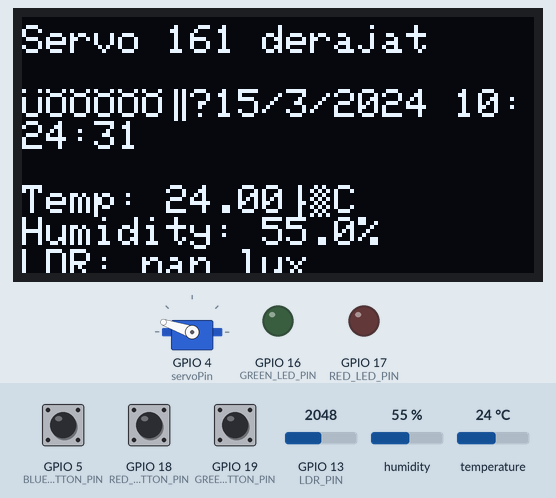
Recording of a program running on a simulated ESP32. Parts: 128×64 one-colour display, servo, output pins drawn as LEDs (lit = HIGH). The inputs (shaded band) are chosen by the test bench; at power-on: GPIO 13 (LDR_PIN) = 2048, GPIO 18 (RED_BUTTON_PIN) HIGH, GPIO 19 (GREEN_BUTTON_PIN) HIGH, GPIO 5 (BLUE_BUTTON_PIN) HIGH, humidity 55 %, temperature 24 °C. The local clock reads 2024-03-15 10:24:30 at power-on unless the program sets it; random numbers use the default seed unless the program sets one.

Above: at 1.2 s.
1.3 s: GPIO 13 (LDR_PIN) set to 1076
4.3 s: GPIO 13 (LDR_PIN) set to 981
At 5.8 s:
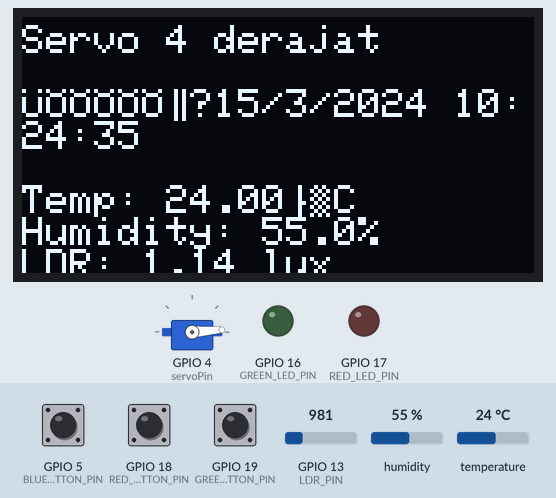
7.3 s: GPIO 13 (LDR_PIN) set to 0
At 8.8 s:
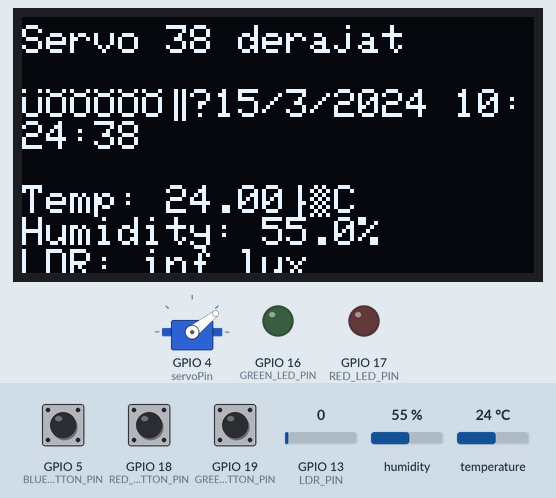
10.3 s: GPIO 18 (RED_BUTTON_PIN) pulled LOW for 3.2 s
At 14.4 s:
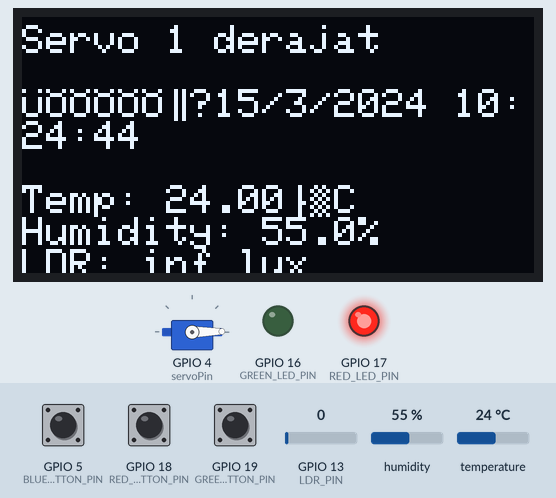
15.0 s: GPIO 19 (GREEN_BUTTON_PIN) pulled LOW for 0.15 s
At 16.8 s:
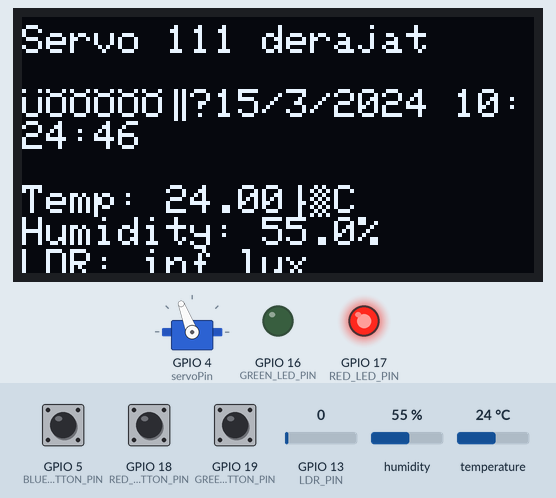
18.1 s: GPIO 18 (RED_BUTTON_PIN) pulled LOW for 1 s
At 19.8 s:
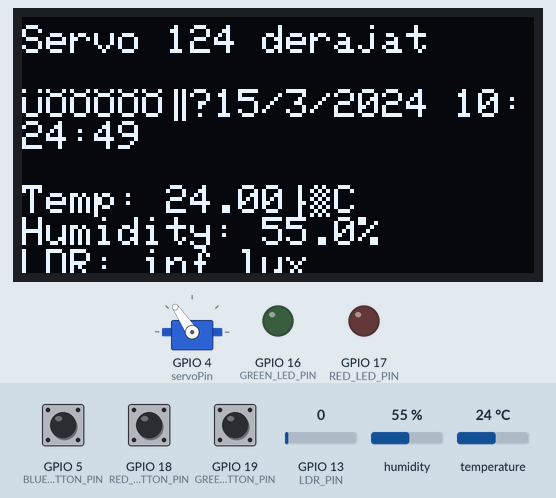
Timing chart, 0 to 25.5 s (numbered marks = the images above; inputs shaded):
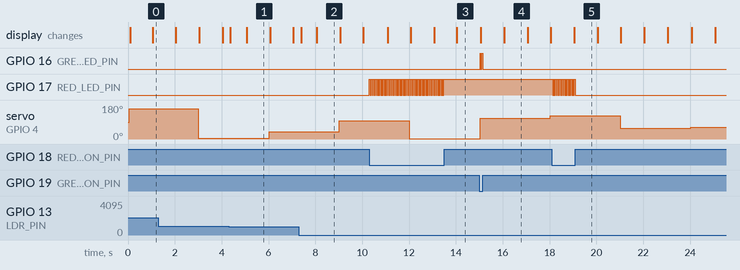

Measured:
- the behaviour switches between 1025 and 1024 on GPIO 13 (LDR_PIN) (found by bisection; images 0 and 1)
- after the input at 10.3 s, GPIO 17 (RED_LED_PIN): alternates HIGH for 0.04 s and LOW for 0.04 s, 87 changes in all, then stays HIGH, starting at once
- after the input at 15.0 s, GPIO 16 (GREEN_LED_PIN): alternates HIGH for 0.04 s and LOW for 0.04 s, 4 changes in all, then stays LOW, starting at once
- after the input at 18.1 s, GPIO 17 (RED_LED_PIN): alternates HIGH for 0.04 s and LOW for 0.04 s, 27 changes in all, then stays LOW, starting at once
- what the display in image 1 shows lasts 1.0 s, from 5.1 s to 6.1 s

The program:

main.cpp
```cpp
#include <Adafruit_GFX.h>
#include <Adafruit_SSD1306.h>
#include <DHTesp.h>
#include <ESP32Servo.h>
#include <RTClib.h>
#include <Wire.h>

int countdown;
int i = 0;
int degree;

/* OLED Display */
#define SCREEN_WIDTH 128                                        // OLED width,  in pixels
#define SCREEN_HEIGHT 64                                        // 0OLED height, in pixels
Adafruit_SSD1306 oled(SCREEN_WIDTH, SCREEN_HEIGHT, &Wire, -1);  // create an OLED display object connected to I2C

/* Servo */
const int servoPin = 4;  // Servo Pin
Servo servo;             // Servo Object
int pos = 0;             // Servo Position

/* Push Button */
#define GREEN_BUTTON_PIN 19
#define RED_BUTTON_PIN 18
#define BLUE_BUTTON_PIN 5

int green_button_state;
int red_button_state;
int blue_button_state;

/* LED */
#define GREEN_LED_PIN 16
#define RED_LED_PIN 17

int green_led_state = LOW;
int red_led_state = LOW;

/* RTC Clock */
RTC_DS1307 rtc;
char namaHari[7][12] = {"Minggu", "Senin", "Selasa", "Rabu", "Kamis", "Jumat", "Sabtu"};

/* DHT Input (Suhu-Humidity) */
const int DHT_PIN = 15;
DHTesp dhtSensor;

/* LDR Input (Kecerahan) */
#define LDR_PIN 13
const float GAMMA = 0.7;
const float RL10 = 50;

void setup() {
    Serial.begin(9600);  // Serial Monitor

    /* Setup OLED */
    if (!oled.begin(SSD1306_SWITCHCAPVCC, 0x3C)) {          // initialize OLED display with I2C address 0x3C
        Serial.println(F("failed to start SSD1306 OLED"));  // Handler
    }

    oled.clearDisplay();  // clear display

    oled.setTextSize(1);       // set text size
    oled.setTextColor(WHITE);  // set text color
    oled.setCursor(0, 2);      // set position to display (x,y)
    oled.println("VI-ROSE");   // set text
    oled.display();            // display on OLED

    /* Setup Servo */
    servo.attach(servoPin, 500, 2400);

    /* Setup Button */
    pinMode(GREEN_BUTTON_PIN, INPUT_PULLUP);  // set ESP32 pin to input pull-up mode
    pinMode(RED_BUTTON_PIN, INPUT_PULLUP);    // set ESP32 pin to input pull-up mode
    pinMode(BLUE_BUTTON_PIN, INPUT_PULLUP);   // set ESP32 pin to input pull-up mode

    green_button_state = digitalRead(GREEN_BUTTON_PIN);
    red_button_state = digitalRead(RED_BUTTON_PIN);
    blue_button_state = digitalRead(BLUE_BUTTON_PIN);

    /* Setup LED */
    pinMode(GREEN_LED_PIN, OUTPUT);  // set ESP32 pin to output mode
    pinMode(RED_LED_PIN, OUTPUT);    // set ESP32 pin to output mode

    /* Setup RTC CLock */
    if (!rtc.begin()) {
        Serial.println("RTC TIDAK TERBACA");
    }
    if (!rtc.isrunning()) {
        Serial.println("RTC is NOT running!");
        rtc.adjust(DateTime(F(__DATE__), F(__TIME__)));  // update rtc dari waktu komputer
    }

    /* Setup DHT Sensor */
    dhtSensor.setup(DHT_PIN, DHTesp::DHT22);

    /* Setup LDR */
    pinMode(LDR_PIN, INPUT);
}

void loop() {
    /* Example Loop Servo */
    if (millis() / 3000 == i) {
        degree = random(1, 180);
        servo.write(degree);
        i++;
    }
    String servo = "Servo " + String(degree) + " derajat\n\n";

    /* Example control button */
    green_button_state = digitalRead(GREEN_BUTTON_PIN);  // read new state
    red_button_state = digitalRead(RED_BUTTON_PIN);      // read new state
    blue_button_state = digitalRead(BLUE_BUTTON_PIN);    // read new state

    /* Example control LED and Speaker */
    if (green_button_state == LOW) {
        green_led_state = !green_led_state;
        digitalWrite(GREEN_LED_PIN, green_led_state);  // control LED arccoding to the toggled state

    } else if (red_button_state == LOW) {
        red_led_state = !red_led_state;
        digitalWrite(RED_LED_PIN, red_led_state);  // control LED arccoding to the toggled state
    }

    /* Example RTC Clock */
    DateTime now = rtc.now();
    String waktu = namaHari[now.dayOfTheWeek()] + ',' + String(now.day()) + '/' + String(now.month()) + '/' + String(now.year()) + ' ' + String(now.hour()) + ':' + String(now.minute()) + ':' + String(now.second()) + "\n\n";

    /* Example DHT Sensor */
    TempAndHumidity data = dhtSensor.getTempAndHumidity();
    String temperatureString = "Temp: " + String(data.temperature, 2) + "°C\n";
    String humidityString = "Humidity: " + String(data.humidity, 1) + "%\n";

    /* Example LDR */
    int analogValue = analogRead(LDR_PIN);
    float voltage = analogValue / 1024. * 5;
    float resistance = 2000 * voltage / (1 - voltage / 5);
    float lux = pow(RL10 * 1e3 * pow(10, GAMMA) / resistance, (1 / GAMMA));
    String ldrString = "LDR: " + String(lux, 2) + " lux\n";

    /* Example OLED */
    String oledDisplayString = servo + waktu + temperatureString + humidityString + ldrString;
    oled.setTextSize(1);       // set text size
    oled.setTextColor(WHITE);  // set text color
    oled.setCursor(0, 2);      // set position to display (x,y)

    oled.clearDisplay();              // clear previous OLED
    oled.println(oledDisplayString);  // Display the string on OLED
    oled.display();                   // display on OLED
}
```
